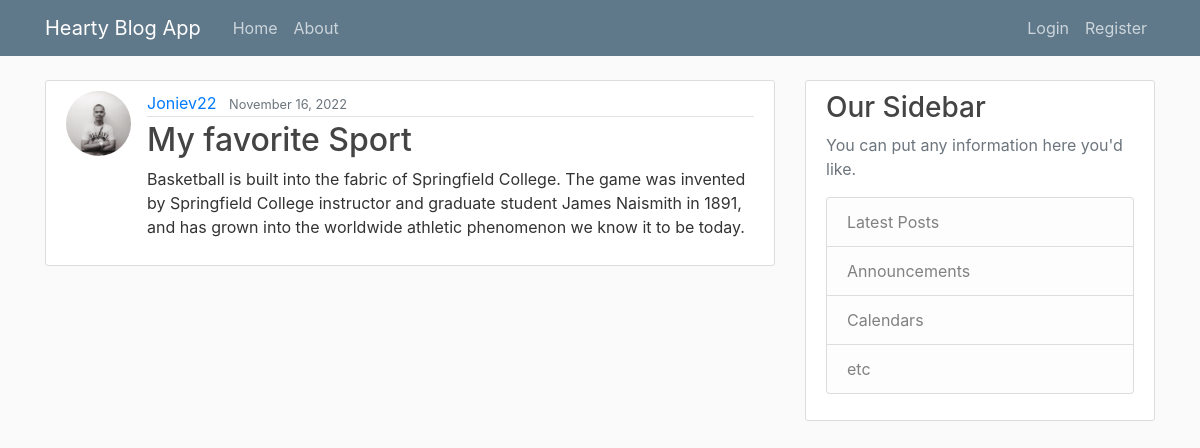
The app's page /post/36/ with its own data.
### blog/models.py (models this page shows, shortened)
class Post(models.Model):
	title = models.CharField(max_length=100)
	content = models.TextField()
	date_posted = models.DateTimeField(default=timezone.now)
	author = models.ForeignKey(User, on_delete=models.CASCADE)

### users/models.py (models this page shows, shortened)
class Profile(models.Model):
	user = models.OneToOneField(User, on_delete=models.CASCADE)
	image = models.ImageField(default='default.jpg', upload_to='profile_pics')

### blog/views.py (the view)
# urls.py: path('post/<int:pk>/', PostDetailView.as_view(), name='post_detail'),
class PostDetailView(DetailView):
	model = Post

### blog/templates/blog/post_detail.html (shortened to what this page needs)
{% extends "blog/base.html" %}
{% block content%}
	<article class="media content-section">
	  <img class ="rounded-circle article-img" src=" {{object.author.profile.image.url}} ">
	  <div class="media-body">
	    <div class="article-metadata">
	      <a class="mr-2" href="{% url 'user_posts' object.author.username %}">{{ object.author }}</a>
	      <small class="text-muted">{{ object.date_posted|date:"F d, Y" }}</small>
	    </div>
	    <h2 class="article-title">{{ object.title }}</h2>
	    <p class="article-content">{{ object.content }}</p>
	  </div>
	</article>
{% endblock content %}

### blog/static/blog/main.css (style rules this page uses)
body { background: #fafafa; color: #333333; margin-top: 5rem; }
h1, h2, h3, h4, h5, h6 { color: #444444; }
.content-section { background: #ffffff; padding: 10px 20px; border: 1px solid #dddddd; border-radius: 3px; margin-bottom: 20px; }
.article-title { color: #444444; }
.article-content { white-space: pre-line; }
.article-img { height: 65px; width: 65px; margin-right: 16px; }
.article-metadata { padding-bottom: 1px; margin-bottom: 4px; border-bottom: 1px solid #e3e3e3 }

### records on screen
Post: author.profile.image (picture), author "Joniev22", date_posted "November 16, 2022", title "My favorite Sport", content "Basketball is built into the fabric of Springfield College. The game was invented by Springfield College instructor and graduate student James Naismith in 1891, and has grown into the worldwide athletic phenomenon we know it to be today."
